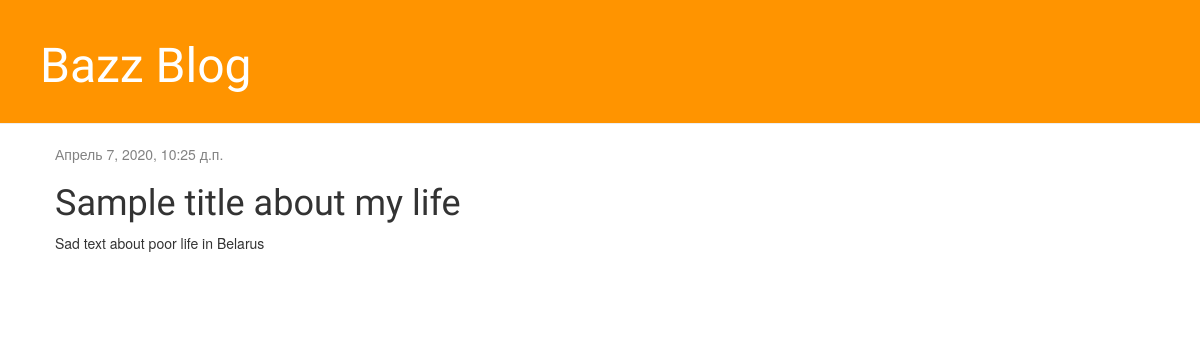
/post/5/, run on the app's committed database.
### blog/models.py (models this page shows, shortened)
class Post(models.Model):
    author = models.ForeignKey(settings.AUTH_USER_MODEL, on_delete = models.CASCADE)
    title = models.CharField(max_length = 200)
    text = models.TextField()
    create_date = models.DateTimeField (default = timezone.now)
    published_date = models.DateTimeField (blank = True, null = True)

### blog/views.py (the view)
# urls.py: path('post/<int:pk>/', views.post_detail, name='post_detail'),
def post_detail(request, pk):
    post = get_object_or_404(Post, pk=pk)
    return render(request, 'blog/post_detail.html', {'post': post})

### blog/templates/blog/post_detail.html (shortened to what this page needs)
{% extends 'blog/base.html' %}
{% block content %}
    <div class="post">
        {% if post.published_date %}
            <div class="date">
                {{ post.published_date }}
            </div>
        {% endif %}
        <h1>{{ post.title }}</h1>
        <p>{{ post.text|linebreaksbr }}</p>
    </div>
{% endblock %}

### data on the page
Post: published_date "Апрель 7, 2020, 10:25 д.п.", title "Sample title about my life", text "Sad text about poor life in Belarus"
